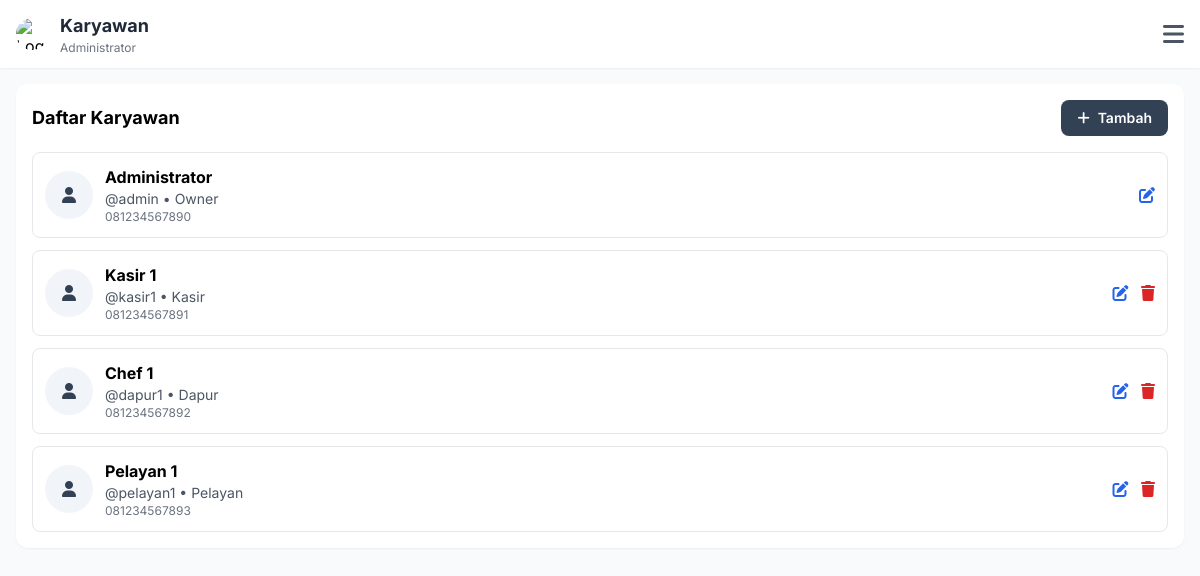
The page /admin/users.php (signed in) on the database its author committed.
### tables this page shows
CREATE TABLE `users` (
  `id` int(11) NOT NULL AUTO_INCREMENT,
  `username` varchar(50) NOT NULL,
  `email` varchar(100) NOT NULL,
  `password` varchar(255) NOT NULL,
  `full_name` varchar(100) NOT NULL,
  `role` enum('owner','kasir','dapur','pelayan','customer') NOT NULL DEFAULT 'customer',
  `phone` varchar(20) DEFAULT NULL,
  `is_active` tinyint(1) DEFAULT 1,
  `created_at` timestamp NOT NULL DEFAULT CURRENT_TIMESTAMP,
  `updated_at` timestamp NOT NULL DEFAULT CURRENT_TIMESTAMP ON UPDATE CURRENT_TIMESTAMP,
  PRIMARY KEY (`id`),
  UNIQUE KEY `username` (`username`),
  UNIQUE KEY `email` (`email`),
  KEY `idx_role` (`role`),
  KEY `idx_is_active` (`is_active`)
);

### config/config.php (called while the page is built, shortened)
<?php
function getCurrentUser() {
    $db = getDB();
    $stmt = $db->prepare("SELECT id, username, email, full_name, role, phone FROM users WHERE id = ? AND is_active = 1");
    $stmt->execute([$_SESSION['user_id']]);
    return $stmt->fetch();
}

### admin/users.php (the view, shortened to what this page needs)
<?php
require_once '../config/config.php';
$pageTitle = 'Karyawan';
$user = getCurrentUser();
$db = getDB();
$stmt = $db->query("SELECT * FROM users WHERE is_active = 1 ORDER BY role, full_name");
$users = $stmt->fetchAll();
include '../includes/header.php';
?>
<main class="p-4 pb-32 sm:pb-24">
    <div class="bg-white rounded-xl shadow-sm p-4">
        <div class="flex justify-between items-center mb-4">
            <h2 class="font-bold text-lg">Daftar Karyawan</h2>
            <button onclick="showAddModal()" class="bg-slate-700 hover:bg-slate-800 text-white px-4 py-2 rounded-lg text-sm font-semibold">
                <i class="fas fa-plus mr-2"></i>Tambah
            </button>
        </div>
        <div class="space-y-3">
            <?php foreach ($users as $u): ?>
            <div class="border rounded-lg p-3">
                <div class="flex items-center justify-between">
                    <div class="flex items-center space-x-3 flex-1">
                        <div class="bg-slate-100 w-12 h-12 rounded-full flex items-center justify-center">
                            <i class="fas fa-user text-slate-700"></i>
                        </div>
                        <div class="flex-1">
                            <p class="font-bold"><?= $u['full_name'] ?></p>
                            <p class="text-sm text-gray-600">@<?= $u['username'] ?> • <?= ucfirst($u['role']) ?></p>
                            <p class="text-xs text-gray-500"><?= $u['phone'] ?></p>
                        </div>
                    </div>
                    <div class="space-x-2">
                        <button onclick='editUser(<?= json_encode($u) ?>)' class="text-blue-600 hover:text-blue-800">
                            <i class="fas fa-edit"></i>
                        </button>
                        <?php if ($u['id'] != $_SESSION['user_id']): ?>
                        <a href="?delete=<?= $u['id'] ?>" onclick="return confirm('Yakin hapus?')" class="text-red-600 hover:text-red-800">
                            <i class="fas fa-trash"></i>
                        </a>
                        <?php endif; ?>
                    </div>
                </div>
            </div>
            <?php endforeach; ?>
        </div>
    </div>
</main>
<?php include '../includes/footer.php'; ?>

### includes/header.php (shortened to what this page needs)
<!DOCTYPE html>
<html lang="id">
<head>
    <script src="https://cdn.tailwindcss.com"></script>
    <link rel="stylesheet" href="https://cdnjs.cloudflare.com/ajax/libs/font-awesome/6.4.0/css/all.min.css">
</head>
<body class="bg-gray-50">
    <header class="bg-white shadow-sm sticky top-0 z-40">
        <div class="flex items-center justify-between px-4 py-3">
            <div class="flex items-center space-x-3">
                <img src="https://mms.img.susercontent.com/85fa98256609ae0a681bf062317895b0" alt="Logo" class="w-8 h-8 rounded-full object-cover">
                <div>
                    <h1 class="text-lg font-bold text-gray-800"><?= $pageTitle ?? 'Dashboard' ?></h1>
                    <p class="text-xs text-gray-500"><?= $user['full_name'] ?></p>
                </div>
            </div>
            <button onclick="toggleMenu()" class="text-gray-600 hover:text-gray-800">
                <i class="fas fa-bars text-2xl"></i>
            </button>
        </div>
    </header>

### includes/header.php (style rules this page uses)
body { font-family: 'Inter', -apple-system, BlinkMacSystemFont, sans-serif; }

### rows shown on the page
users: full_name "Administrator", username "admin", role "Owner", phone "081234567890"
users: full_name "Kasir 1", username "kasir1", role "Kasir", phone "081234567891"
users: full_name "Chef 1", username "dapur1", role "Dapur", phone "081234567892"
users: full_name "Pelayan 1", username "pelayan1", role "Pelayan", phone "081234567893"

### other values the page prints
$pageTitle "Karyawan"
